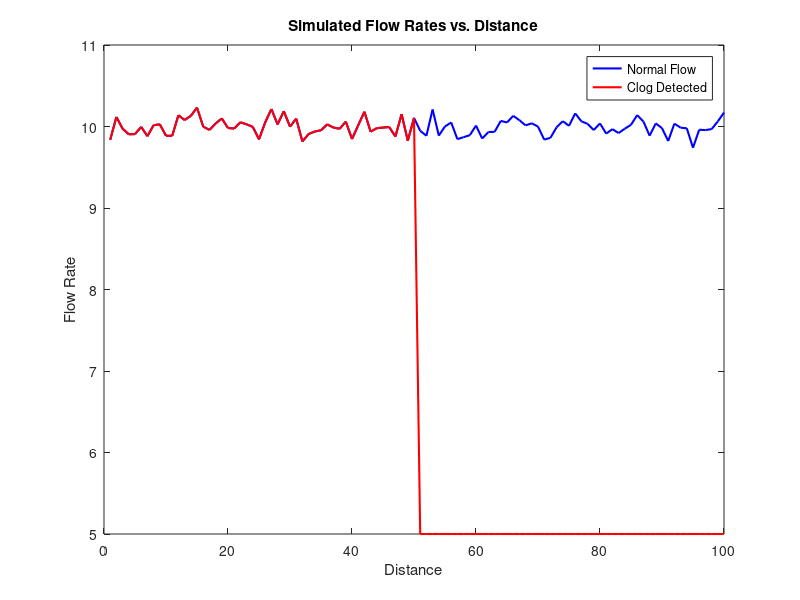

MATLAB code for this plot:
% Simulated flow rate data (replace this with actual sensor data)
distance = 1:100; % Distance steps (replace with actual distance data)
normal_flow = 10 + 0.1 * randn(1, 100); % Normal flow rates (randomized)
clog_flow = [normal_flow(1:50), 5 * ones(1, 50)]; % Introduce a clog

% Plot the simulated flow rates against distance
figure;
plot(distance, normal_flow, 'b', 'LineWidth', 1.5);
hold on;
plot(distance, clog_flow, 'r', 'LineWidth', 1.5);
xlabel('Distance');
ylabel('Flow Rate');
title('Simulated Flow Rates vs. Distance');
legend('Normal Flow', 'Clog Detected');

% Detect clog using gradient analysis
threshold_gradient = -0.5; % Define a threshold for gradient change

% Compute the gradient of the flow rates
gradient_flow = diff(clog_flow);

% Find the indices where the gradient is below the threshold
detected_indices = find(gradient_flow < threshold_gradient);

if isempty(detected_indices)
    disp('No clog detected.');
else
    disp(['Clog detected at distance steps: ', num2str(detected_indices)]);
    disp(['Clog occurred between distance steps ', num2str(min(detected_indices)), ' and ', num2str(max(detected_indices) + 1)]);
end
